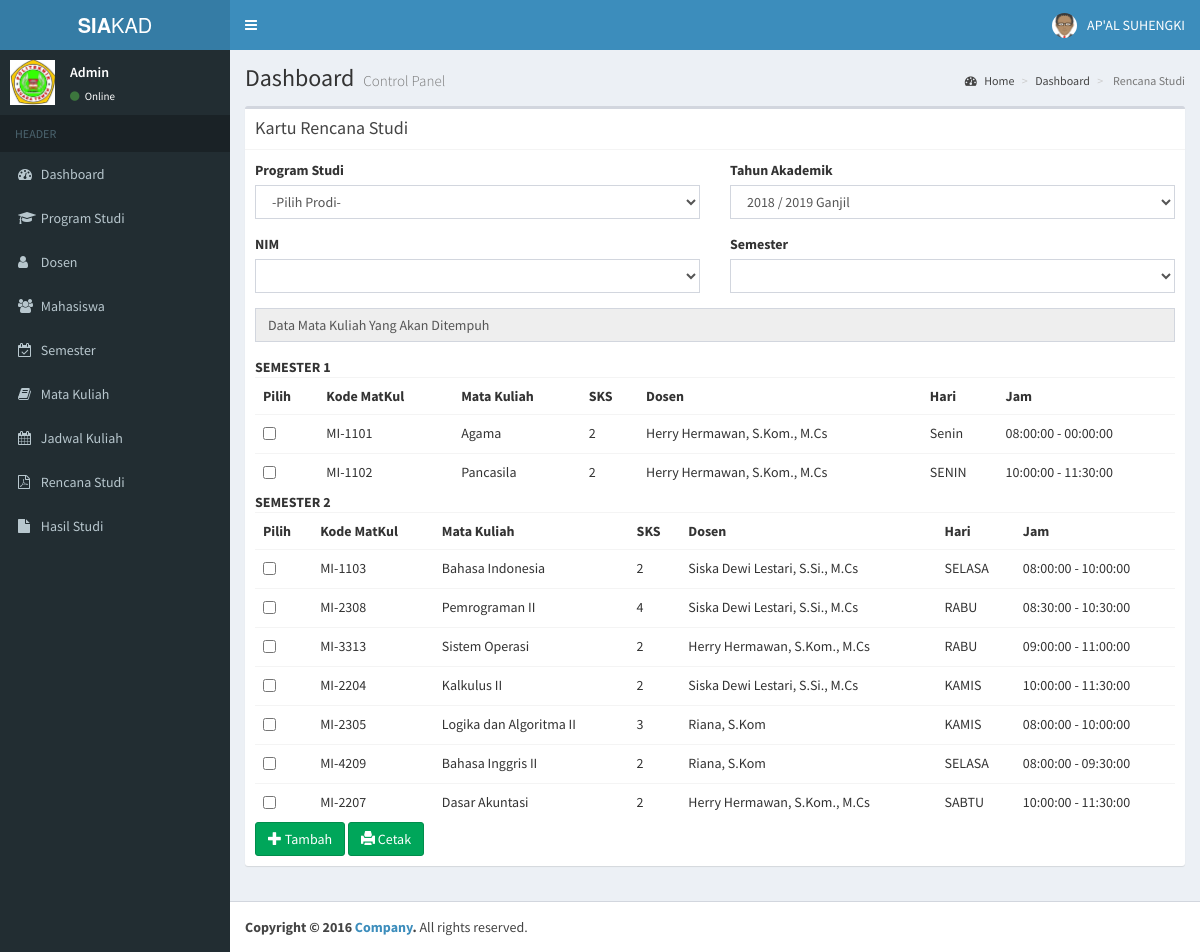
Page /pages/admin/index.php?page=krs (signed in) on the committed database.
### tables this page shows
CREATE TABLE `jadwal` (
  `id_krs` int(11) NOT NULL,
  `id_mk` int(11) NOT NULL,
  `nip` varchar(25) NOT NULL,
  `id_semester` int(11) NOT NULL,
  `hari` varchar(6) NOT NULL,
  `jam_mulai` time NOT NULL,
  `jam_selesai` time NOT NULL
);

CREATE TABLE `mata_kuliah` (
  `id_mk` int(11) NOT NULL,
  `kode_mk` varchar(10) NOT NULL,
  `nama_mk` varchar(100) NOT NULL,
  `sks` int(2) NOT NULL,
  `semester` int(11) NOT NULL
);

CREATE TABLE `dosen` (
  `nip` varchar(25) NOT NULL,
  `nama` varchar(100) NOT NULL,
  `jenis_kelamin` enum('Laki-Laki','Perempuan') NOT NULL,
  `tanggal_lahir` date NOT NULL,
  `alamat` varchar(100) NOT NULL,
  `telp` varchar(15) NOT NULL,
  `email` varchar(50) NOT NULL,
  `pendidikan_terakhir` varchar(4) NOT NULL,
  `foto` varchar(50) NOT NULL,
  `password` varchar(255) NOT NULL
);

### pages/admin/views/krs/krs.php (the view, shortened to what this page needs)
  <?php
 include "../../config/fungsi.php";
  ?>
 <!DOCTYPE html>
 <html>
 <head>
    </head>
 <body>
 <section class="content-header">
  <h1>
    Dashboard
    <small>Control Panel</small>
  </h1>
  <ol class="breadcrumb">
    <li><a href="#"><i class="fa fa-dashboard"></i> Home</a></li>
     <li><a href="#"> Dashboard</a></li>
    <li class="active"> Rencana Studi</li>
  </ol>
  </section>
<section class="content">
      <div class="box box-default">
        <div class="box-header with-border">
          <h3 class="box-title">Kartu Rencana Studi</h3>
        </div>
        <div class="box-body">
          <div class="row">
            <div class="col-md-6">
              <form action="" method="POST">
              <div class="form-group">
                <label>Program Studi</label>
                 <select class="form-control select2" id="prodi" style="width: 100%;">
                   <option value="">-Pilih Prodi-</option>
                </select>
              </div>
              <div class="form-group">
                  <label>NIM</label>
                   <select class="form-control select2" id="nim" name="nim" style="width: 100%;">
                    <option></option>
                  </select>
              </div>
            </div>
            <div class="col-md-6">
            <div class="form-group">
              <label>Tahun Akademik</label>
              <?php
                $semester = mysqli_query($conn, "SELECT * FROM semester");
               ?>
               <select class="form-control select2" name="semester" id="semester" style="width: 100%;">
                 <?php while ($row = mysqli_fetch_array($semester)) { ?>
                <option value="<?php echo $row['id_semester'] ?>"><?php echo $row['nama_semester'] ?></option>
                <?php } ?>
              </select>
            </div>
            <div class="form-group">
              <label>Semester</label>
              <select class="form-control select2" id="smt1" name="smt1" style="width: 100%;">
                  <option value=""></option>
              </select>
            </div>
              </div>
            </div>
              <div class="form-group">
                <input type="text" class="form-control" value="Data Mata Kuliah Yang Akan Ditempuh" readonly="">
              </div>
    <div class="row" id="jadwal">
       <div class='col-xs-12'>
   <div class='box-body table-responsive no-padding'>
   <caption><strong>SEMESTER 1</strong></caption>
     <table class='table table-hover'>
                <tr>
            <th>Pilih</th>
            <th>Kode MatKul</th>
            <th>Mata Kuliah</th>
            <th>SKS</th>
            <th>Dosen</th>
            <th>Hari</th>
            <th>Jam</th>
          </tr>
          <?php
              $jadwal = mysqli_query($conn, "SELECT * FROM jadwal
               INNER JOIN mata_kuliah ON jadwal.id_mk = mata_kuliah.id_mk
               INNER JOIN dosen ON jadwal.nip = dosen.nip
               WHERE mata_kuliah.semester = 1");
           ?>
          <?php foreach ($jadwal as $row) : ?>
          <tr>
            <td><input type="checkbox" name="cek[]" value="<?php echo $row['id_krs']; echo $row['id_mk'] ;?> " ></td>
            <td><?= $row['kode_mk'] ?></td>
            <td><?= $row['nama_mk'] ?></td>
            <td><?= $row['sks'] ?></td>
            <td><?= $row['nama'] ?></td>
            <td><?= $row['hari'] ?></td>
            <td><?= $row["jam_mulai"].' - '.$row["jam_selesai"]; ?></td>
          </tr>
          <?php endforeach; ?>
        </table>
    <caption><strong>SEMESTER 2</strong></caption>
    <table class='table table-hover'>
          <tr>
            <th>Pilih</th>
            <th>Kode MatKul</th>
            <th>Mata Kuliah</th>
            <th>SKS</th>
            <th>Dosen</th>
            <th>Hari</th>
            <th>Jam</th>
          </tr>
          <?php
              $jadwal = mysqli_query($conn, "SELECT * FROM jadwal
               INNER JOIN mata_kuliah ON jadwal.id_mk = mata_kuliah.id_mk
               INNER JOIN dosen ON jadwal.nip = dosen.nip
               WHERE mata_kuliah.semester = 2");
           ?>
          <?php foreach ($jadwal as $row) : ?>
          <tr>
            <td><input type="checkbox" name="cek[]" value="<?php echo $row['id_krs']; ?> " ></td>
            <td><?= $row['kode_mk'] ?></td>
            <td><?= $row['nama_mk'] ?></td>
            <td><?= $row['sks'] ?></td>
            <td><?= $row['nama'] ?></td>
            <td><?= $row['hari'] ?></td>
            <td><?= $row["jam_mulai"].' - '.$row["jam_selesai"]; ?></td>
          </tr>
          <?php endforeach; ?>
        </table>
      </div>
     <button type="submit" name="submit" value="tambah" class="btn btn-success btn-ms"><span class="glyphicon glyphicon-plus"></span> Tambah</button>
    <a href="views/krs/cetak.php" class="btn btn-success btn-ms" target="_blank"> <span class="glyphicon glyphicon-print"></span> Cetak </a>
    </div>
    </div>
     </div>
  </section>
 </body>
 </html>

### rows in the picture
jadwal: id_krs.kode_mk "MI-1101", id_krs.nama_mk "Agama", id_krs.sks "2", dosen.nama "Herry Hermawan, S.Kom., M.Cs", hari "Senin", jam_mulai "08:00:00", jam_selesai "00:00:00"
jadwal: id_krs.kode_mk "MI-1102", id_krs.nama_mk "Pancasila", id_krs.sks "2", dosen.nama "Herry Hermawan, S.Kom., M.Cs", hari "SENIN", jam_mulai "10:00:00", jam_selesai "11:30:00"
jadwal: id_mk.kode_mk "MI-1103", id_mk.nama_mk "Bahasa Indonesia", id_mk.sks "2", dosen.nama "Siska Dewi Lestari, S.Si., M.Cs", hari "SELASA", jam_mulai "08:00:00", jam_selesai "10:00:00"
jadwal: id_mk.kode_mk "MI-2308", id_mk.nama_mk "Pemrograman II", id_mk.sks "4", dosen.nama "Siska Dewi Lestari, S.Si., M.Cs", hari "RABU", jam_mulai "08:30:00", jam_selesai "10:30:00"
jadwal: id_mk.kode_mk "MI-3313", id_mk.nama_mk "Sistem Operasi", id_mk.sks "2", dosen.nama "Herry Hermawan, S.Kom., M.Cs", hari "RABU", jam_mulai "09:00:00", jam_selesai "11:00:00"
jadwal: id_mk.kode_mk "MI-2204", id_mk.nama_mk "Kalkulus II", id_mk.sks "2", dosen.nama "Siska Dewi Lestari, S.Si., M.Cs", hari "KAMIS", jam_mulai "10:00:00", jam_selesai "11:30:00"
jadwal: id_mk.kode_mk "MI-2305", id_mk.nama_mk "Logika dan Algoritma II", id_mk.sks "3", dosen.nama "Riana, S.Kom", hari "KAMIS", jam_mulai "08:00:00", jam_selesai "10:00:00"
jadwal: id_mk.kode_mk "MI-4209", id_mk.nama_mk "Bahasa Inggris II", id_mk.sks "2", dosen.nama "Riana, S.Kom", hari "SELASA", jam_mulai "08:00:00", jam_selesai "09:30:00"
jadwal: id_mk.kode_mk "MI-2207", id_mk.nama_mk "Dasar Akuntasi", id_mk.sks "2", dosen.nama "Herry Hermawan, S.Kom., M.Cs", hari "SABTU", jam_mulai "10:00:00", jam_selesai "11:30:00"

### other values in the picture
$_SESSION['nama'] "AP'AL SUHENGKI"
form field semester "2018 / 2019 Ganjil"
